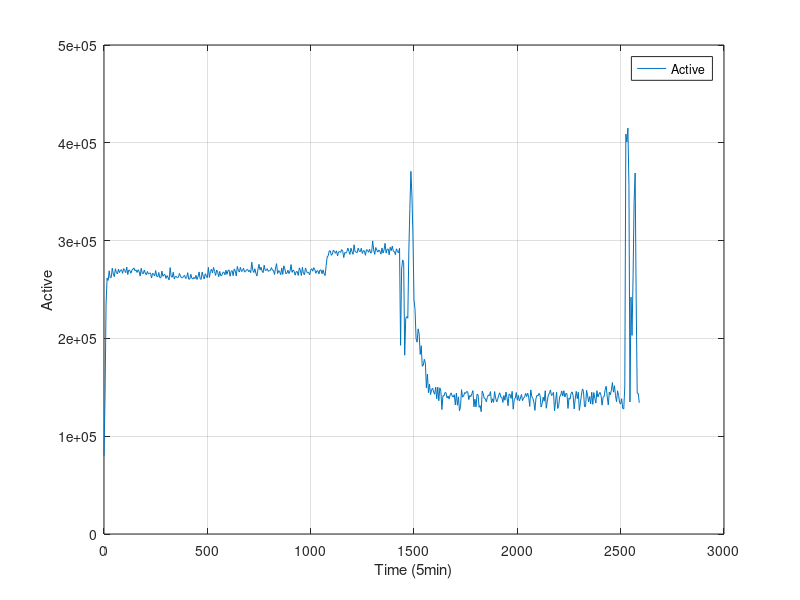

MATLAB code for this plot:
#! /usr/bin/octave -qf
fig = figure;
data = dlmread("finput.txt"," ");
size(data);
set(fig, "visible", "off");
time = data(:,1);
MemTotal = data(:,2);
MemFree = data(:,3);
Buffers = data(:,4);
Cached = data(:,5);
SwapCached = data(:,6);
Active = data(:,7);
Inactive = data(:,8);
SwapTotal = data(:,9);
SwapFree = data(:,10);
Dirty = data(:,11);
Writeback = data(:,12);
AnonPages = data(:,13);
Mapped = data(:,14);
Slab = data(:,15);
SReclaimable = data(:,16);
SUnreclaim = data(:,17);
PageTables = data(:,18);
NFS_Unstable = data(:,19);
Bounce = data(:,20);
WritebackTmp = data(:,21);
CommitLimit = data(:,22);
Committed_AS = data(:,23);
VmallocTotal = data(:,24);
VmallocUsed = data(:,25);
VmallocChunk = data(:,26);

plot(time,Active,";Active;"), grid

xlabel("Time (5min)");
ylabel("Active");
print("Active.png", "-dpng");


